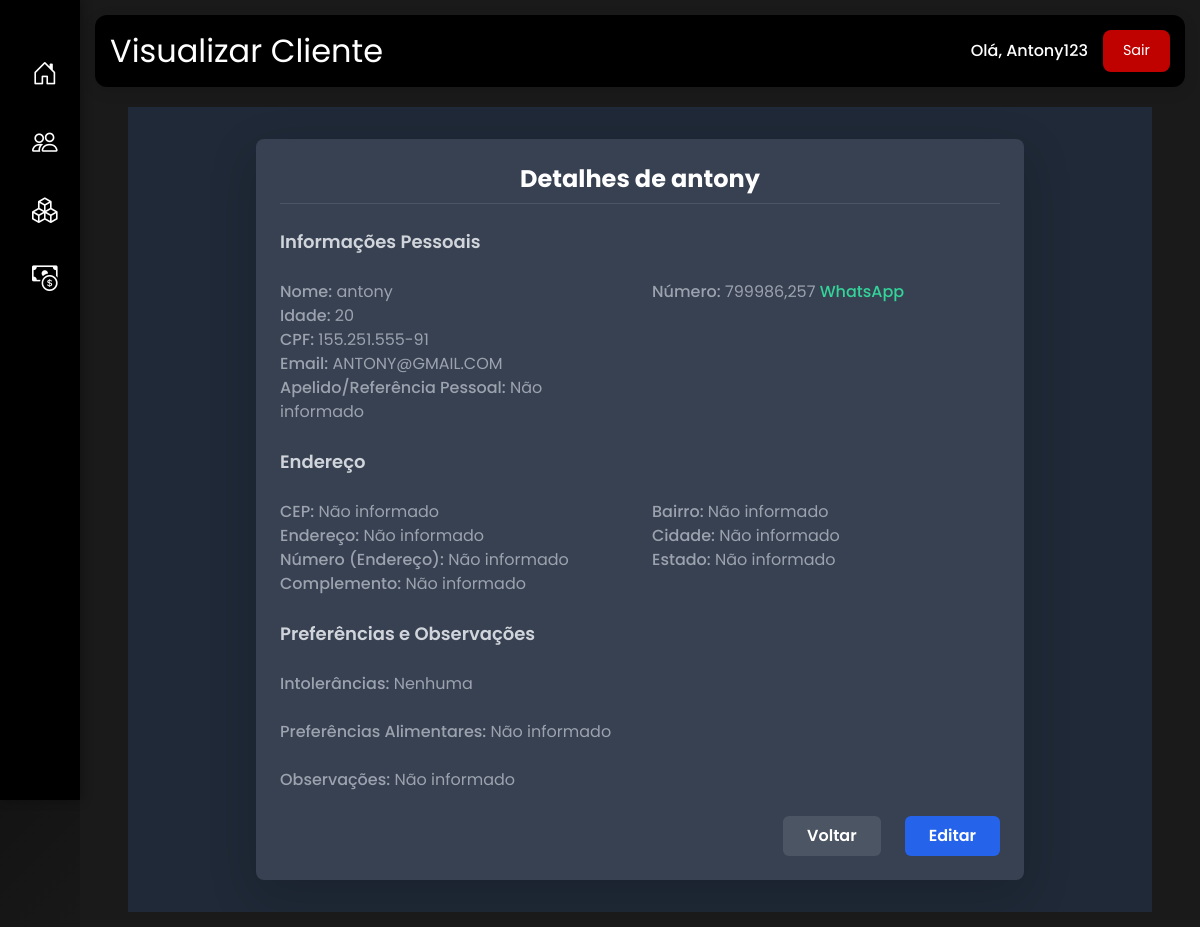
/clientes/visualizar/1/ (signed in), run on the app's committed database.
### clientes/models.py (models this page shows, shortened)
class Cliente(models.Model):
    nome = models.CharField(max_length=100, blank=True, null=True)
    data_nascimento = models.DateField(blank=True, null=True)
    idade = models.PositiveIntegerField(blank=True, null=True)
    cpf = models.CharField(
        max_length=14,
        validators=[RegexValidator(r'^\d{3}\.\d{3}\.\d{3}-\d{2}$', 'CPF deve estar no formato 000.000.000-00')],
        blank=True, null=True
    )
    email = models.EmailField(unique=False, blank=True, null=True)
    numero = models.CharField(max_length=15, blank=True, null=True)
    intolerancias = models.JSONField(default=list, blank=True)
    preferencias_alimentares = models.TextField(blank=True, null=True)
    observacoes = models.TextField(blank=True, null=True)
    ativo = models.BooleanField(default=True)
    ultimo_contato = models.DateTimeField(auto_now_add=True)
    apelido = models.CharField(max_length=50, blank=True, null=True, verbose_name="Apelido/Referência Pessoal")
    def get_endereco_principal(self):
        return self.enderecos.filter(is_principal=True).first()

### clientes/views.py (the view)
# urls.py: path('visualizar/<int:id>/', visualizar_cliente, name='visualizar_cliente'),
@login_required
def visualizar_cliente(request, id):
    cliente = get_object_or_404(Cliente, id=id)
    numero_limpo = ''.join(filter(str.isdigit, str(cliente.numero or '')))
    endereco_principal = cliente.get_endereco_principal()  # Usa o método do modelo
    context = {
        'cliente': cliente,
        'numero_limpo': numero_limpo,
        'endereco_principal': endereco_principal,  # Adiciona o endereço principal ao contexto
        'content_title': 'Visualizar Cliente',
    }
    return render(request, 'clientes/visualizar_cliente.html', context)

### ingredientes/context_processors.py (called while the page is built)
def alerta_ingredientes(request):
    ingredientes_alerta_count = Ingrediente.objects.filter(quantidade_estoque__lte=F('quantidade_minima')).count()
    return {'ingredientes_alerta_count': ingredientes_alerta_count}

### clientes/templates/clientes/visualizar_cliente.html (shortened to what this page needs)
{% extends 'core/base.html' %}
{% load static %}
{% block content_title %}Visualizar Cliente{% endblock %}
{% block content %}
<div class="container mx-auto px-4 py-8 bg-gray-800 text-white min-h-screen">
    <div class="max-w-3xl mx-auto bg-gray-700 p-6 rounded-lg shadow-lg">
        <h2 class="text-2xl font-bold mb-6 text-center border-b border-gray-600 pb-2">Detalhes de {{ cliente.nome }}</h2>
        <div class="mb-6">
            <h3 class="text-lg font-semibold mb-4 text-gray-300">Informações Pessoais</h3>
            <div class="grid grid-cols-1 md:grid-cols-2 gap-4">
                <div>
                    <p class="text-gray-400"><span class="font-medium">Nome:</span> {{ cliente.nome }}</p>
                    <p class="text-gray-400"><span class="font-medium">Idade:</span> {{ cliente.idade }}</p>
                    <p class="text-gray-400"><span class="font-medium">CPF:</span> {{ cliente.cpf }}</p>
                    <p class="text-gray-400"><span class="font-medium">Email:</span> {{ cliente.email }}</p>
                    <p class="text-gray-400"><span class="font-medium">Apelido/Referência Pessoal:</span> {{ cliente.apelido|default:"Não informado" }}</p>
                </div>
                <div>
                    <p class="text-gray-400"><span class="font-medium">Número:</span> {{ cliente.numero }} <span class="text-green-400 font-medium">WhatsApp</span></p>
                </div>
            </div>
        </div>
        <div class="mb-6">
            <h3 class="text-lg font-semibold mb-4 text-gray-300">Endereço</h3>
            <div class="grid grid-cols-1 md:grid-cols-2 gap-4">
                <div>
                    <p class="text-gray-400"><span class="font-medium">CEP:</span> {{ endereco_principal.cep|default:"Não informado" }}</p>
                    <p class="text-gray-400"><span class="font-medium">Endereço:</span> {{ endereco_principal.endereco|default:"Não informado" }}</p>
                    <p class="text-gray-400"><span class="font-medium">Número (Endereço):</span> {{ endereco_principal.numero_endereco|default:"Não informado" }}</p>
                    <p class="text-gray-400"><span class="font-medium">Complemento:</span> {{ endereco_principal.complemento|default:"Não informado" }}</p>
                </div>
                <div>
                    <p class="text-gray-400"><span class="font-medium">Bairro:</span> {{ endereco_principal.bairro|default:"Não informado" }}</p>
                    <p class="text-gray-400"><span class="font-medium">Cidade:</span> {{ endereco_principal.cidade|default:"Não informado" }}</p>
                    <p class="text-gray-400"><span class="font-medium">Estado:</span> {{ endereco_principal.estado|default:"Não informado" }}</p>
                </div>
            </div>
        </div>
        <div class="mb-6">
            <h3 class="text-lg font-semibold mb-4 text-gray-300">Preferências e Observações</h3>
            <div class="grid grid-cols-1 gap-4">
                <p class="text-gray-400"><span class="font-medium">Intolerâncias:</span> {{ cliente.intolerancias|join:", "|default:"Nenhuma" }}</p>
                <p class="text-gray-400"><span class="font-medium">Preferências Alimentares:</span> {{ cliente.preferencias_alimentares|default:"Não informado" }}</p>
                <p class="text-gray-400"><span class="font-medium">Observações:</span> {{ cliente.observacoes|default:"Não informado" }}</p>
            </div>
        </div>
        <div class="flex justify-end gap-4 mt-6">
            <a href="{% url 'clientes:listar_clientes' %}" class="bg-gray-600 text-white font-semibold py-2 px-4 rounded-md hover:bg-gray-700 transition duration-300">Voltar</a>
            <a href="{% url 'clientes:editar_cliente' cliente.id %}" class="bg-blue-600 text-white font-semibold py-2 px-4 rounded-md hover:bg-blue-700 transition duration-300">Editar</a>
        </div>
    </div>
</div>
{% endblock %}

### core/templates/core/base.html (shortened to what this page needs)
<!DOCTYPE html>
<html lang="pt-br">
  <head>
    <link
      href="https://cdn.jsdelivr.net/npm/bootstrap@5.3.3/dist/css/bootstrap.min.css"
      rel="stylesheet"
    />
    <link
      rel="stylesheet"
      href="https://cdn.jsdelivr.net/npm/bootstrap-icons@1.11.3/font/bootstrap-icons.css"
    />
    <link href="https://cdn.jsdelivr.net/npm/tailwindcss@2.2.19/dist/tailwind.min.css" rel="stylesheet">
    <link href="https://cdnjs.cloudflare.com/ajax/libs/font-awesome/6.4.0/css/all.min.css" rel="stylesheet">
  </head>
  <body>
    <div class="d-flex h-100">
      <div class="sidebar">
        <ul class="nav flex-column">
          <li class="nav-item">
            <a href="{% url 'core:dashboard' %}" class="nav-link" aria-label="Dashboard">
              <i class="bi bi-house-door" aria-hidden="true"></i>
            </a>
          </li>
          <ul class="nav flex-column">
            <li class="nav-item">
              <a href="{% url 'clientes:listar_clientes' %}" class="nav-link {% if ingredientes_alerta_count > 0 %}alert{% endif %}" aria-label="Lista de Clientes">
                <i class="bi bi-people" aria-hidden="true"></i>
              </a>
            </li>
            <li class="nav-item">
              <a href="{% url 'core:dashboard_estoques' %}" class="nav-link" aria-label="Estoques">
                <i class="bi bi-boxes" aria-hidden="true"></i>
              </a>
            </li>
            <li class="nav-item">
              <a href="{% url 'financeiro:dashboard_financeiro' %}" class="nav-link" aria-label="Financeiro">
                <i class="bi bi-cash-coin" aria-hidden="true"></i>
              </a>
            </li>
          </ul>
        </ul>
      </div>
      <div class="content-wrapper">
        <div class="topbar">
          <h2>{% block content_title %}Dashboard{% endblock %}</h2>
          {% if user.is_authenticated %}
          <div class="user-section">
            <span>Olá, {{ user.username }}</span>
            <form action="{% url 'core:logout' %}" method="post">
              <button type="submit" class="btn btn-danger" aria-label="Sair">Sair</button>
            </form>
          </div>
          {% endif %}
        </div>
        <div class="content">
          {% block content %}{% endblock %}
        </div>
      </div>
    </div>
  </body>
</html>

### data on the page
Cliente: nome "antony", idade "20", cpf "155.251.555-91", email "ANTONY@GMAIL.COM", apelido "Não informado", numero "799986,257", intolerancias "Nenhuma", preferencias_alimentares "Não informado", observacoes "Não informado"

### other printed values
{{ user.username }} "Antony123"
{{ endereco_principal.cep|default:"Não informado" }} "Não informado"
{{ endereco_principal.endereco|default:"Não informado" }} "Não informado"
{{ endereco_principal.numero_endereco|default:"Não informado" }} "Não informado"
{{ endereco_principal.complemento|default:"Não informado" }} "Não informado"
{{ endereco_principal.bairro|default:"Não informado" }} "Não informado"
{{ endereco_principal.cidade|default:"Não informado" }} "Não informado"
{{ endereco_principal.estado|default:"Não informado" }} "Não informado"
